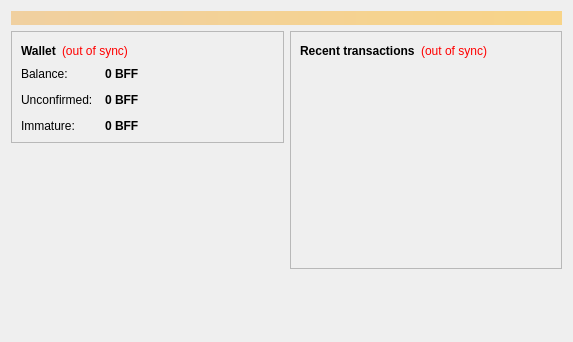
<?xml version="1.0" encoding="UTF-8"?>
<ui version="4.0">
 <class>OverviewPage</class>
 <widget class="QWidget" name="OverviewPage">
  <property name="geometry">
   <rect>
    <x>0</x>
    <y>0</y>
    <width>573</width>
    <height>342</height>
   </rect>
  </property>
  <property name="windowTitle">
   <string>Form</string>
  </property>
  <layout class="QVBoxLayout" name="topLayout">
   <item>
    <widget class="QLabel" name="labelAlerts">
     <property name="visible">
      <bool>false</bool>
     </property>
     <property name="styleSheet">
      <string notr="true">background-color: qlineargradient(x1: 0, y1: 0, x2: 1, y2: 0, stop:0 #F0D0A0, stop:1 #F8D488); color:#000000;</string>
     </property>
     <property name="wordWrap">
      <bool>true</bool>
     </property>
     <property name="margin">
      <number>3</number>
     </property>
    </widget>
   </item>
   <item>
    <layout class="QHBoxLayout" name="horizontalLayout" stretch="1,1">
     <item>
      <layout class="QVBoxLayout" name="verticalLayout_2">
       <item>
        <widget class="QFrame" name="frame">
         <property name="frameShape">
          <enum>QFrame::StyledPanel</enum>
         </property>
         <property name="frameShadow">
          <enum>QFrame::Raised</enum>
         </property>
         <layout class="QVBoxLayout" name="verticalLayout_4">
          <item>
           <layout class="QHBoxLayout" name="horizontalLayout_4">
            <item>
             <widget class="QLabel" name="label_5">
              <property name="font">
               <font>
                <weight>75</weight>
                <bold>true</bold>
               </font>
              </property>
              <property name="text">
               <string>Wallet</string>
              </property>
             </widget>
            </item>
            <item>
             <widget class="QLabel" name="labelWalletStatus">
              <property name="toolTip">
               <string>The displayed information may be out of date. Your wallet automatically synchronizes with the BFFcoin network after a connection is established, but this process has not completed yet.</string>
              </property>
              <property name="styleSheet">
               <string notr="true">QLabel { color: red; }</string>
              </property>
              <property name="text">
               <string notr="true">(out of sync)</string>
              </property>
              <property name="alignment">
               <set>Qt::AlignLeading|Qt::AlignLeft|Qt::AlignVCenter</set>
              </property>
             </widget>
            </item>
            <item>
             <spacer name="horizontalSpacer_2">
              <property name="orientation">
               <enum>Qt::Horizontal</enum>
              </property>
              <property name="sizeHint" stdset="0">
               <size>
                <width>40</width>
                <height>20</height>
               </size>
              </property>
             </spacer>
            </item>
           </layout>
          </item>
          <item>
           <layout class="QFormLayout" name="formLayout_2">
            <property name="fieldGrowthPolicy">
             <enum>QFormLayout::AllNonFixedFieldsGrow</enum>
            </property>
            <property name="horizontalSpacing">
             <number>12</number>
            </property>
            <property name="verticalSpacing">
             <number>12</number>
            </property>
            <item row="0" column="0">
             <widget class="QLabel" name="label">
              <property name="text">
               <string>Balance:</string>
              </property>
             </widget>
            </item>
            <item row="0" column="1">
             <widget class="QLabel" name="labelBalance">
              <property name="font">
               <font>
                <weight>75</weight>
                <bold>true</bold>
               </font>
              </property>
              <property name="cursor">
               <cursorShape>IBeamCursor</cursorShape>
              </property>
              <property name="toolTip">
               <string>Your current balance</string>
              </property>
              <property name="text">
               <string notr="true">0 BFF</string>
              </property>
              <property name="textInteractionFlags">
               <set>Qt::LinksAccessibleByMouse|Qt::TextSelectableByKeyboard|Qt::TextSelectableByMouse</set>
              </property>
             </widget>
            </item>
            <item row="1" column="0">
             <widget class="QLabel" name="label_3">
              <property name="text">
               <string>Unconfirmed:</string>
              </property>
             </widget>
            </item>
            <item row="1" column="1">
             <widget class="QLabel" name="labelUnconfirmed">
              <property name="font">
               <font>
                <weight>75</weight>
                <bold>true</bold>
               </font>
              </property>
              <property name="cursor">
               <cursorShape>IBeamCursor</cursorShape>
              </property>
              <property name="toolTip">
               <string>Total of transactions that have yet to be confirmed, and do not yet count toward the current balance</string>
              </property>
              <property name="text">
               <string notr="true">0 BFF</string>
              </property>
              <property name="textInteractionFlags">
               <set>Qt::LinksAccessibleByMouse|Qt::TextSelectableByKeyboard|Qt::TextSelectableByMouse</set>
              </property>
             </widget>
            </item>
            <item row="2" column="0">
             <widget class="QLabel" name="labelImmatureText">
              <property name="text">
               <string>Immature:</string>
              </property>
             </widget>
            </item>
            <item row="2" column="1">
             <widget class="QLabel" name="labelImmature">
              <property name="font">
               <font>
                <weight>75</weight>
                <bold>true</bold>
               </font>
              </property>
              <property name="toolTip">
               <string>Mined balance that has not yet matured</string>
              </property>
              <property name="text">
               <string notr="true">0 BFF</string>
              </property>
              <property name="textInteractionFlags">
               <set>Qt::LinksAccessibleByMouse|Qt::TextSelectableByKeyboard|Qt::TextSelectableByMouse</set>
              </property>
             </widget>
            </item>
           </layout>
          </item>
         </layout>
        </widget>
       </item>
       <item>
        <spacer name="verticalSpacer">
         <property name="orientation">
          <enum>Qt::Vertical</enum>
         </property>
         <property name="sizeHint" stdset="0">
          <size>
           <width>20</width>
           <height>40</height>
          </size>
         </property>
        </spacer>
       </item>
      </layout>
     </item>
     <item>
      <layout class="QVBoxLayout" name="verticalLayout_3">
       <item>
        <widget class="QFrame" name="frame_2">
         <property name="frameShape">
          <enum>QFrame::StyledPanel</enum>
         </property>
         <property name="frameShadow">
          <enum>QFrame::Raised</enum>
         </property>
         <layout class="QVBoxLayout" name="verticalLayout">
          <item>
           <layout class="QHBoxLayout" name="horizontalLayout_2">
            <item>
             <widget class="QLabel" name="label_4">
              <property name="text">
               <string>&lt;b&gt;Recent transactions&lt;/b&gt;</string>
              </property>
             </widget>
            </item>
            <item>
             <widget class="QLabel" name="labelTransactionsStatus">
              <property name="toolTip">
               <string>The displayed information may be out of date. Your wallet automatically synchronizes with the BFFcoin network after a connection is established, but this process has not completed yet.</string>
              </property>
              <property name="styleSheet">
               <string notr="true">QLabel { color: red; }</string>
              </property>
              <property name="text">
               <string notr="true">(out of sync)</string>
              </property>
              <property name="alignment">
               <set>Qt::AlignRight|Qt::AlignTrailing|Qt::AlignVCenter</set>
              </property>
             </widget>
            </item>
            <item>
             <spacer name="horizontalSpacer">
              <property name="orientation">
               <enum>Qt::Horizontal</enum>
              </property>
              <property name="sizeHint" stdset="0">
               <size>
                <width>40</width>
                <height>20</height>
               </size>
              </property>
             </spacer>
            </item>
           </layout>
          </item>
          <item>
           <widget class="QListView" name="listTransactions">
            <property name="styleSheet">
             <string notr="true">QListView { background: transparent; }</string>
            </property>
            <property name="frameShape">
             <enum>QFrame::NoFrame</enum>
            </property>
            <property name="verticalScrollBarPolicy">
             <enum>Qt::ScrollBarAlwaysOff</enum>
            </property>
            <property name="horizontalScrollBarPolicy">
             <enum>Qt::ScrollBarAlwaysOff</enum>
            </property>
            <property name="selectionMode">
             <enum>QAbstractItemView::NoSelection</enum>
            </property>
           </widget>
          </item>
         </layout>
        </widget>
       </item>
       <item>
        <spacer name="verticalSpacer_2">
         <property name="orientation">
          <enum>Qt::Vertical</enum>
         </property>
         <property name="sizeHint" stdset="0">
          <size>
           <width>20</width>
           <height>40</height>
          </size>
         </property>
        </spacer>
       </item>
      </layout>
     </item>
    </layout>
   </item>
  </layout>
 </widget>
 <resources/>
 <connections/>
</ui>
